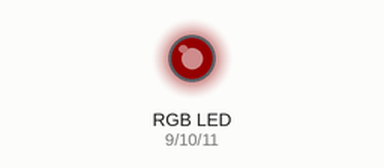
The sketch below on a simulated Arduino Uno, built with avr-gcc and run on an emulated ATmega328P. Parts: an RGB LED mixed from three pins (HIGH = lit). Dim RGB values are drawn brighter than linear.

Above: at 0.05 s.
At 0.4 s:
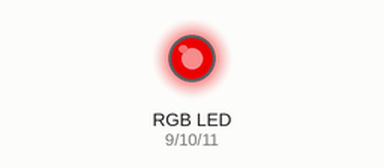
At 0.75 s:
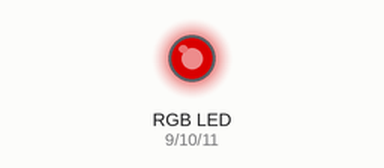
At 1.5 s:
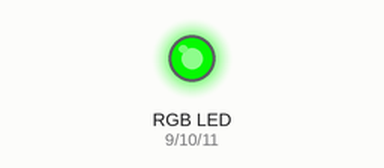
At 2.25 s:
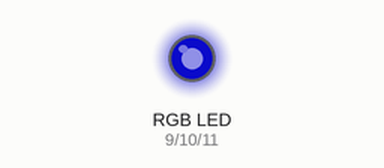
At 2.95 s:
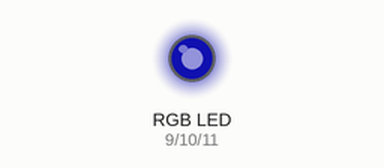
Timing chart, 0 to 7.0 s (numbered marks = the images above):
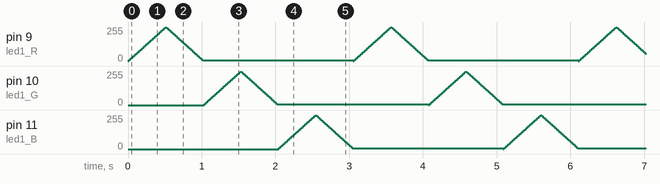

The sketch:

RGB_pwm.ino
```cpp
int led1_R = 9;
int led1_G = 10;
int led1_B = 11;
char number='0';
int i;
void setup()
{
  pinMode(led1_R, OUTPUT);
  pinMode(led1_G, OUTPUT);
  pinMode(led1_B, OUTPUT);
}
void loop()
{
  switch(number)
  {
    case '0':
            for( i=0; i<255; i=i+5)
            {
              analogWrite(led1_R, i);
              delay(10);
            }
            for( i=255; i>0; i=i-5)
            {
              analogWrite(led1_R, i);
              delay(10);
            }
            number='1';

    break;
    case '1':
          for( i=0; i<255;i=i+5)
          {
            analogWrite(led1_G, i);
            delay(10);
          }
          for( i=250; i>0;i=i-5)
          {
            analogWrite(led1_G, i);
            delay(10);
          }
          number='2';
    break;
    case '2':
          for( i=0; i<255;i=i+5)
          {
            analogWrite(led1_B, i);
            delay(10);
          }
          for( i=255; i>0;i=i-5)
          {
            analogWrite(led1_B, i);
            delay(10);
          }
          number='0';
    break;
    default:
    break;
  }

}
```
